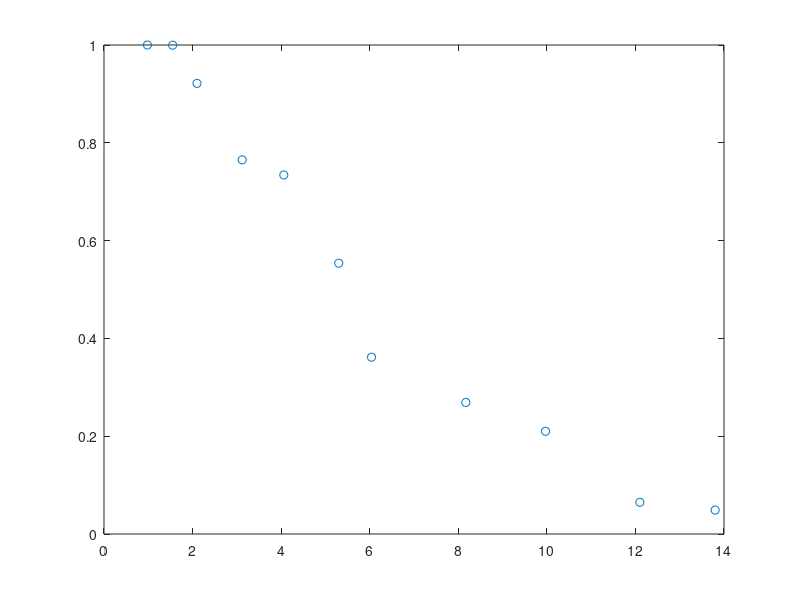

The MATLAB script that drew this image: (Note: this script raises an error after producing the figure.)
% Real data for bulgar wheat
% Source: https://www.researchgate.net/publication/43257218_Root-zone_salinity_I_Selecting_a_product-yield_index_and_response_function_for_crop_tolerance
x = [0.98 1.55 2.10 3.12 4.06 5.30 6.04 8.17 9.97 12.10 13.80]';
y = [307 306.9 282.9 234.9 225.4 170.0 111.0 82.6 64.5 19.9 15.0]';
y = y./max(y)
plot(x,y,"o")
fun = @(b,x) 1./(1+(x./b(1)).^exp(b(2)));
b0 = [7 1.5]
mdl = fitnlm(x,y,fun,b0)
xnew = 1:0.01:14;
plot(xnew',predict(mdl,xnew'),"-")
hold on
plot(x,y,"o")
hold off
%%
%for k =1:12:502
rng(457)
mdl2 = fitlm(1:11,x,"quadratic");
x1 = random(mdl2,(0.9:0.7:11)');
weights = 0.75+1.5*rand(size(x1));
weights(1:4) = 10;
y1 = random(mdl,x1,"Weights",weights);
x1(y1>=1)=[];
y1(y1>=1)=[];
plot(x1,y1,"o")
% title(k)
%drawnow
%end
%%
x = (x1)'
y = (y1*295)'
save nonlinearData.mat x y


%%
%[text] ## Help us Improve
%[text] [Share your feedback](<matlab: ShareFeedback>) to help us improve this module.

%[appendix]{"version":"1.0"}
%---
%[metadata:view]
%   data: {"layout":"onright","rightPanelPercent":40}
%---
